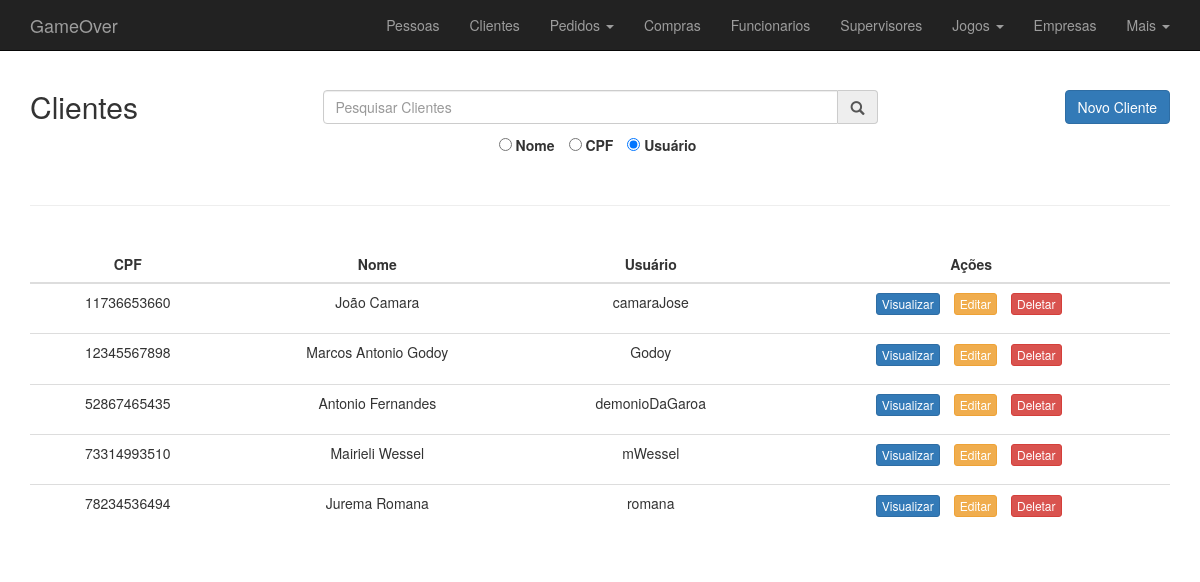
The app's page /cliente.php with its own data.
### tables this page shows
CREATE TABLE IF NOT EXISTS `CLIENTE` (
  `PESSOA_CPF` CHAR(11) NOT NULL,
  `usuario` INT NOT NULL,
  `ultima_compra` DATE NULL,
  `email` VARCHAR(255) NOT NULL,
  PRIMARY KEY (`PESSOA_CPF`),
  UNIQUE(`usuario`),
  CONSTRAINT `fk_CLIENTE_PESSOA1`
    FOREIGN KEY (`PESSOA_CPF`)
    REFERENCES `PESSOA` (`CPF`) ON UPDATE CASCADE ON DELETE CASCADE,
  CONSTRAINT `fk_CLIENTE_USUARIO`
    FOREIGN KEY (`usuario`)
    REFERENCES `USUARIO` (`ID`));

CREATE TABLE IF NOT EXISTS `PESSOA` (
  `CPF` CHAR(11) NOT NULL,
  `nome_pessoa` VARCHAR(255) NOT NULL,
  `data_nasc_pessoa` DATE NOT NULL,
  PRIMARY KEY (`CPF`));

CREATE TABLE IF NOT EXISTS `USUARIO` (
  `ID` INT AUTO_INCREMENT,
  `user` VARCHAR(20) NOT NULL,
  `senha` VARCHAR(255) NOT NULL,
  UNIQUE(`user`),
  PRIMARY KEY (`ID`));

### www/cliente/cliente_control.php (called while the page is built, shortened)
<?php
    $referencia = user;
    $table = CLIENTE;
    $key = PESSOA_CPF;
    $tableMin = strtolower($table);
    function lista_cliente($conexao){
        $rows = array();
        $select = "SELECT C.*, P.nome_pessoa as nome, U.user as user FROM CLIENTE C
                   JOIN PESSOA P ON C.PESSOA_CPF = P.CPF
                   JOIN USUARIO U ON C.usuario = U.ID";
        $resultado = mysqli_query($conexao, $select);
        while ($row = mysqli_fetch_assoc($resultado)) {
            array_push($rows, $row);
        }
        return $rows;
    }

### www/cliente.php (the view, shortened to what this page needs)
<?php
    include 'cabecalho.php';
    include 'bd_control/conecta.php';
    include 'cliente/cliente_control.php';
    $rows = lista_cliente($conexao);
?>
    <div class="container">
        <div class="row">
            <div class="col-md-3">
                <h2>Clientes</h2>
            </div>
            <div class="col-md-6">
                <div class="input-group h2">
                    <input name="busca" class="form-control" id="busca" type="text" placeholder="Pesquisar Clientes">
                    <div class="input-group-addon"><span class="glyphicon glyphicon-search"></span></div>
                </div>
            </div>
            <div class="col-md-3">
                <a href="cliente/cliente_add.php" class="btn btn-primary pull-right h2">Novo Cliente</a>
            </div>
        </div>
        <div class="row text-center ">
            <ul class="list-inline">
                <li>
                    <div class="form-group">
                        <input type="radio" id="busca_nome" name="campo" value="nome_pessoa">
                        <label for="busca_nome">Nome</label>
                    </div>
                </li>
                <li>
                    <div class="form-group">
                            <input type="radio" id="busca_cpf" name="campo" value="PESSOA_CPF">
                            <label for="busca_cpf">CPF</label>
                    </div>
                </li>
                <li>
                    <div class="form-group">
                        <input type="radio" id="busca_user" name="campo" value="user" checked>
                        <label for="busca_user">Usuário</label>
                    </div>
                </li>
            </ul>
        </div>
        <hr />
        <br>
        <div id="list" class="row text-center">
            <div class="table-responsive col-md-12">
                <table class="table table-hover">
                    <thead>
                        <tr>
                            <th class="text-center">CPF</th>
                            <th class="text-center">Nome</th>
                            <th class="text-center">Usuário</th>
                            <th class="text-center">Ações</th>
                        </tr>
                    </thead>
                    <tbody id="itens">
                        <?php
                            foreach ($rows as $row):
                        ?>
                            <tr>
                                <td><?=$row['PESSOA_CPF']?></td>
                                <td><?=$row['nome']?></td>
                                <td><?=$row['user']?></td>
                                <?php
                                    include 'acoes.php';
                                ?>
                            </tr>
                        <?php
                            endforeach;
                        ?>
                    </tbody>
                </table>
            </div>
        </div>
    </div>
<?php
    include "rodape.php";
?>

### www/acoes.php (shortened to what this page needs)
<td>
    <ul class="list-inline">
        <li>
            <form action="<?=$tableMin?>/<?=$tableMin?>_view.php" method="post">
                <button class="btn btn-primary btn-xs">Visualizar</button>
            </form>
        </li>
        <li>
            <form action="<?=$tableMin?>/<?=$tableMin?>_edit.php" method="post">
                <button class="btn btn-warning btn-xs">Editar</button>
            </form>
        </li>
        <li>
            <input type="button" class="btn btn-danger btn-xs" value="Deletar" onclick="confirmaDelete('<?=$row["{$referencia}"]?>','<?=$row["{$key}"]?>')">
        </li>
    </ul>
</td>

### www/style.css (style rules this page uses)
body { padding-top: 70px; }

### records on screen
cliente: PESSOA_CPF "11736653660", PESSOA_CPF.nome_pessoa "João Camara", usuario.user "camaraJose"
cliente: PESSOA_CPF "12345567898", PESSOA_CPF.nome_pessoa "Marcos Antonio Godoy", usuario.user "Godoy"
cliente: PESSOA_CPF "52867465435", PESSOA_CPF.nome_pessoa "Antonio Fernandes", usuario.user "demonioDaGaroa"
cliente: PESSOA_CPF "73314993510", PESSOA_CPF.nome_pessoa "Mairieli Wessel", usuario.user "mWessel"
cliente: PESSOA_CPF "78234536494", PESSOA_CPF.nome_pessoa "Jurema Romana", usuario.user "romana"
